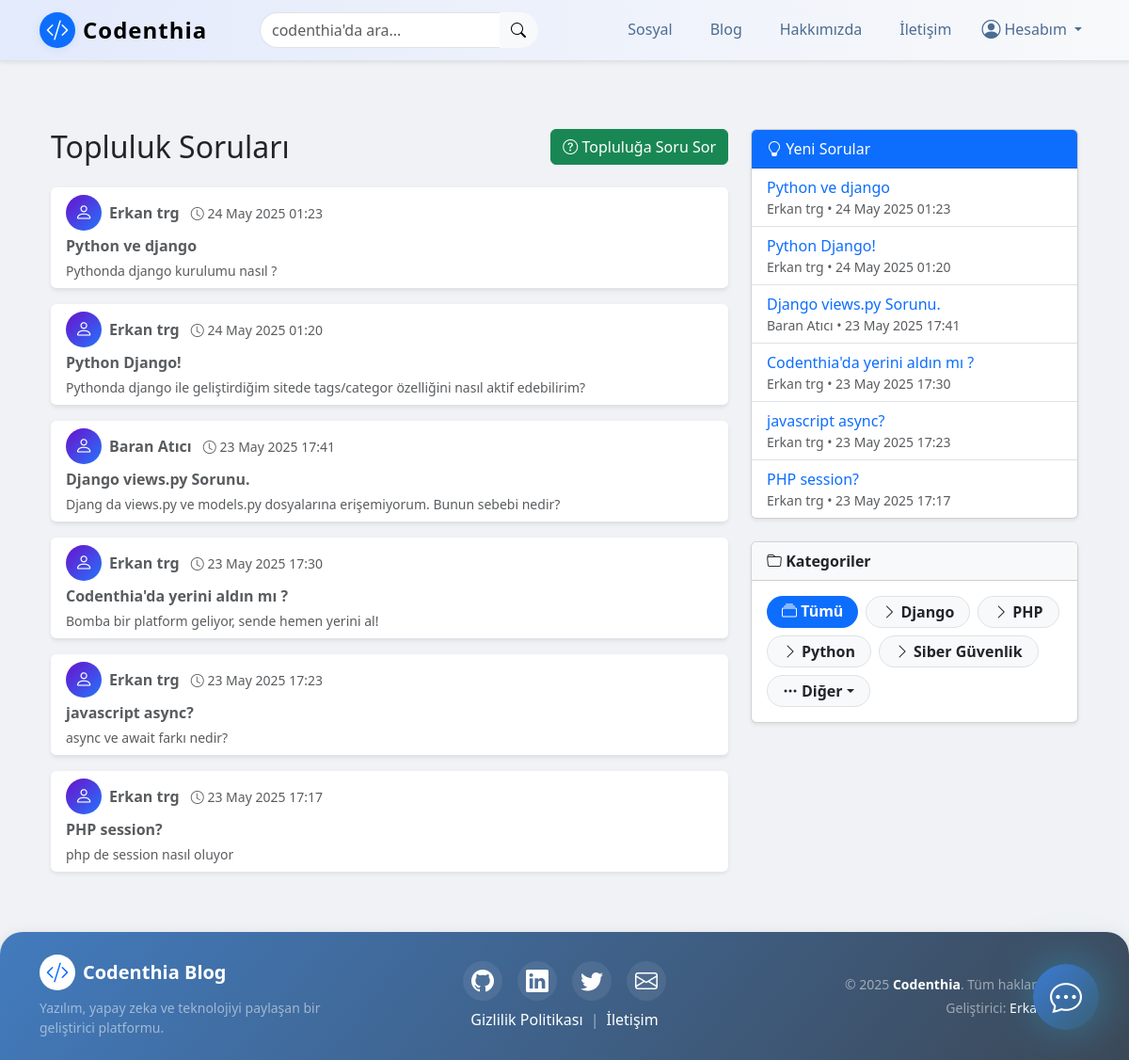
The app's page /articles/sosyal/ with its own data.
### article/models.py (models this page shows, shortened)
class CommunityQuestion(models.Model):
    user = models.ForeignKey(get_user_model(), on_delete=models.CASCADE, verbose_name="Soran Kullanıcı", related_name="community_questions")
    title = models.CharField(max_length=200, verbose_name="Soru Başlığı")
    content = models.TextField(verbose_name="Soru İçeriği")
    image = models.ImageField(upload_to='community_images/', null=True, blank=True, verbose_name="Görsel")
    created_date = models.DateTimeField(auto_now_add=True)
    category = models.ForeignKey('Category', on_delete=models.SET_NULL, null=True, blank=True, related_name="community_questions", verbose_name="Kategori")
    tags = models.ManyToManyField('Tag', blank=True, related_name="community_questions", verbose_name="Etiketler")
    class Meta:
        ordering = ['-created_date']

class Category(models.Model):
    name = models.CharField(max_length=50, unique=True, verbose_name="Kategori Adı")
    class Meta:
        verbose_name = "Kategori"
        verbose_name_plural = "Kategoriler"
        ordering = ['name']

### article/views.py (the view)
# urls.py: path('sosyal/', views.sosyal, name ="sosyal"), # Bu kod, sosyal sayfasını temsil eder ve sosyal fonksiyonunu çağırır
def sosyal(request):
    category_id = request.GET.get('category')
    questions = CommunityQuestion.objects.all()
    if category_id:
        questions = questions.filter(category_id=category_id)
    categories = Category.objects.all()
    return render(request, 'sosyal.html', {'questions': questions, 'categories': categories})

### templates/sosyal.html (shortened to what this page needs)
{% extends "layout.html" %} {% block body %}
<div class="container my-5">
    <div class="row">
        <div class="col-lg-8">
            <div class="d-flex justify-content-between align-items-center mb-4">
                <h2 class="mb-0">Topluluk Soruları</h2>
                <a href="{% url 'article:soru_ekle' %}" class="btn btn-success">
                    <i class="bi bi-question-circle"></i> Topluluğa Soru Sor
                </a>
            </div>
            {% if questions %}
            <div class="list-group list-group-flush">
                {% for q in questions %}
                <a href="{% url 'article:soru_detay' q.id %}" class="list-group-item list-group-item-action mb-3 shadow-sm rounded">
                    <div class="d-flex align-items-center mb-1">
                        <div class="avatar bg-primary text-white rounded-circle d-flex align-items-center justify-content-center me-2" style="width:38px; height:38px; font-size:1.2rem;">
                            <i class="bi bi-person"></i>
                        </div>
                        <div>
                            <strong>{{ q.user.get_full_name|default:q.user.username }}</strong>
                            <span class="text-muted small ms-2"><i class="bi bi-clock"></i> {{ q.created_date|date:"d M Y H:i" }}</span>
                        </div>
                    </div>
                    <div class="fw-bold">{{ q.title }}</div>
                    <div class="text-muted small mt-1">{{ q.content|truncatechars:120 }}</div>
                </a>
                {% endfor %}
            </div>
            {% else %}
            <div class="alert alert-info">Henüz toplulukta hiç soru yok. İlk soruyu sen sor!</div>
            {% endif %}
        </div>
        <div class="col-lg-4">
            <div class="card shadow-sm mb-4">
                <div class="card-header bg-primary text-white">
                    <i class="bi bi-lightbulb"></i> Yeni Sorular
                </div>
                <ul class="list-group list-group-flush">
                    {% for q in questions|slice:":7" %}
                    <li class="list-group-item py-2">
                        <a href="{% url 'article:soru_detay' q.id %}" class="text-decoration-none">{{ q.title|truncatechars:40 }}</a>
                        <div class="text-muted small">{{ q.user.get_full_name|default:q.user.username }} • {{ q.created_date|date:"d M Y H:i" }}</div>
                    </li>
                    {% endfor %}
                </ul>
            </div>
            <div class="card shadow-sm mb-4">
                <div class="card-header bg-light fw-bold">
                    <i class="bi bi-folder"></i> Kategoriler
                </div>
                <div class="p-3 d-flex flex-wrap gap-2">
                    <a href="{% url 'article:sosyal' %}" class="badge rounded-pill px-3 py-2 fs-6 text-decoration-none {% if not request.GET.category %}bg-primary text-white{% else %}bg-light text-dark border{% endif %}">
                        <i class="bi bi-collection"></i> Tümü
                    </a>
                    {% for cat in categories|slice:':4' %}
                    <a href="{% url 'article:sosyal' %}?category={{ cat.id }}" class="badge rounded-pill px-3 py-2 fs-6 text-decoration-none
                       {% if request.GET.category == cat.id|stringformat:'s' %}
                           bg-success text-white
                       {% else %}
                           bg-light text-dark border
                       {% endif %}">
                        <i class="bi bi-chevron-right me-1"></i>{{ cat.name }}
                    </a>
                    {% endfor %} {% if categories|length > 4 %}
                    <div class="dropdown d-inline-block">
                        <a class="badge rounded-pill px-3 py-2 fs-6 text-decoration-none bg-light text-dark border dropdown-toggle d-flex align-items-center" href="#" role="button" id="otherCategoriesDropdown" data-bs-toggle="dropdown" aria-expanded="false">
                            <i class="bi bi-three-dots me-1"></i> Diğer
                        </a>
                    </div>
                    {% endif %}
                </div>
            </div>
        </div>
    </div>
</div>
{% endblock %}

### templates/sosyal.html (style rules this page uses)
.avatar { min-width: 38px; min-height: 38px; font-weight: bold; background: linear-gradient(135deg, #6a11cb 0%, #2575fc 100%); }

### records on screen
CommunityQuestion: user.get_full_name "Erkan trg", created_date "24 May 2025 01:23", title "Python ve django", content "Pythonda django kurulumu nasıl ?"
CommunityQuestion: user.get_full_name "Erkan trg", created_date "24 May 2025 01:20", title "Python Django!", content "Pythonda django ile geliştirdiğim sitede tags/categor özelliğini nasıl aktif edebilirim?"
CommunityQuestion: user.get_full_name "Baran Atıcı", created_date "23 May 2025 17:41", title "Django views.py Sorunu.", content "Djang da views.py ve models.py dosyalarına erişemiyorum. Bunun sebebi nedir?"
CommunityQuestion: user.get_full_name "Erkan trg", created_date "23 May 2025 17:30", title "Codenthia'da yerini aldın mı ?", content "Bomba bir platform geliyor, sende hemen yerini al!"
CommunityQuestion: user.get_full_name "Erkan trg", created_date "23 May 2025 17:23", title "javascript async?", content "async ve await farkı nedir?"
CommunityQuestion: user.get_full_name "Erkan trg", created_date "23 May 2025 17:17", title "PHP session?", content "php de session nasıl oluyor"
Category: name "Django"
Category: name "PHP"
Category: name "Python"
Category: name "Siber Güvenlik"
